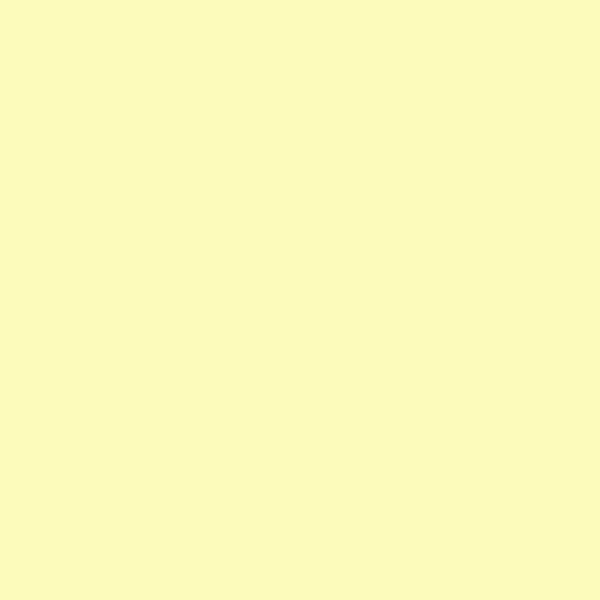
Frame 1 (no input)
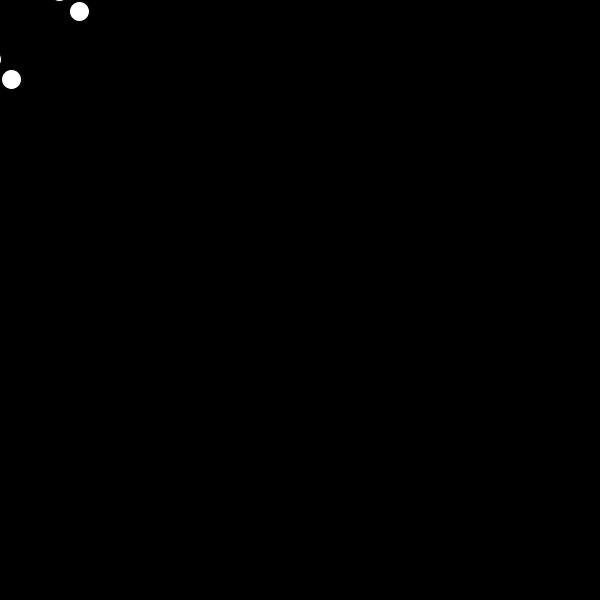
Frame 60 (the mouse pressed at the canvas centre just before this capture)
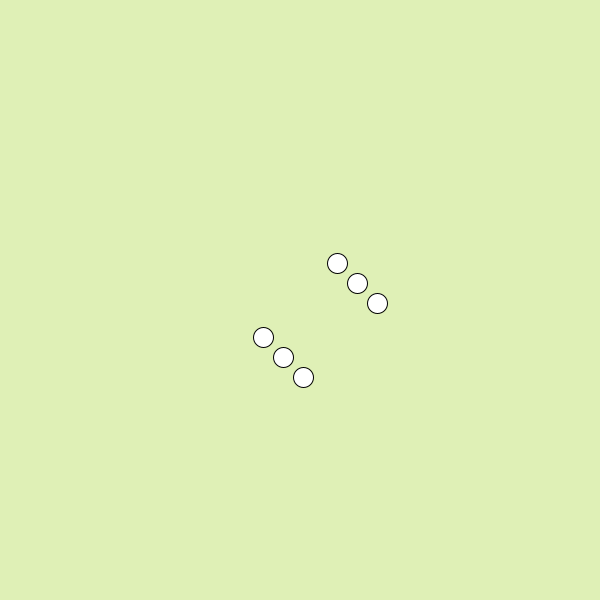
Frame 120 (the mouse held since frame 60 and released just before this capture)

The Processing sketch that drew these frames (run headless with seeded random() and noise(); from frame 60 on, the mouse is pressed at the canvas centre):

// Processing sketch: processing_186837
// ── processing_186837.pde

float i = 0;
void setup() {
  size(600, 600);
}
void draw() {
  
i=i+0.05;
float posicionX = 60*sin(i);
float posicionY = 60*cos(i);
float posicionH = 250*cos(i);
background(posicionH+posicionX,posicionH,posicionH-posicionY,230);
if(mousePressed){
  ellipse(mouseX+posicionX, mouseY+posicionY, 20, 20);
  ellipse(mouseX+20+posicionX, mouseY+20+posicionY,20,20);
  ellipse(mouseX-20+posicionX, mouseY-20+posicionY,20,20);
  ellipse(mouseX+posicionY,mouseY+posicionX,20,20);
  ellipse(mouseX+20+posicionY, mouseY+20+posicionX,20,20);
  ellipse(mouseX-20+posicionY,mouseY-20+posicionX,20,20);
  }
  
  else{ 
  ellipse(mouseX-posicionX, mouseY-posicionY, 20, 20);
  ellipse(mouseX+20-posicionX, mouseY+20-posicionY,20,20);
  ellipse(mouseX-20-posicionX, mouseY-20-posicionY,20,20);
  ellipse(mouseX-posicionY,mouseY-posicionX,20,20);
  ellipse(mouseX+20-posicionY, mouseY+20-posicionX,20,20);
  ellipse(mouseX-20-posicionY,mouseY-20-posicionX,20,20);

  }
}
